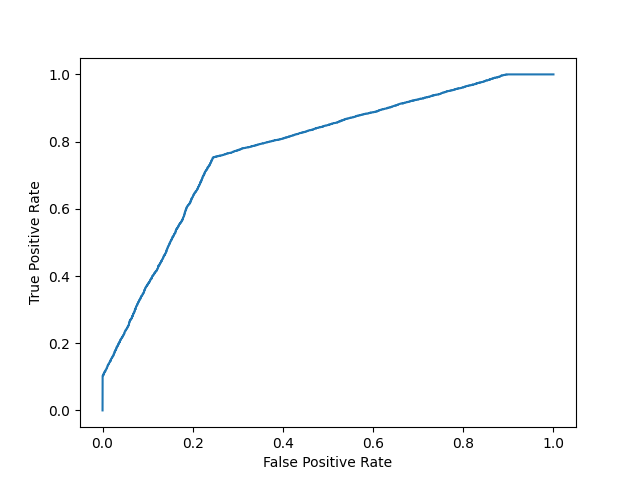

Here is the Python script that generated this plot:
# W3Schools, Python Machine Learning, AUC - ROC Curve
import numpy as np
import matplotlib.pyplot as plt
from sklearn.metrics import accuracy_score, confusion_matrix, roc_auc_score, roc_curve

n = 10000
y = np.array([0] * n + [1] * n)

y_prob_1 = np.array(
    np.random.uniform(.25, .5, n // 2).tolist() +
    np.random.uniform(.3, .7, n).tolist() +
    np.random.uniform(.5, .75, n // 2).tolist()
)

y_prob_2 = np.array(
    np.random.uniform(0, .4, n // 2).tolist() +
    np.random.uniform(.3, .7, n).tolist() +
    np.random.uniform(.6, 1, n // 2).tolist()
)

def plot_roc_curve(true_y, y_prob):
    """
    plots the roc curve based of the probabilities
    """
    fpr, tpr, thresholds = roc_curve(true_y, y_prob)
    plt.plot(fpr, tpr)
    plt.xlabel('False Positive Rate')
    plt.ylabel('True Positive Rate')

plot_roc_curve(y, y_prob_1)
plt.show()
